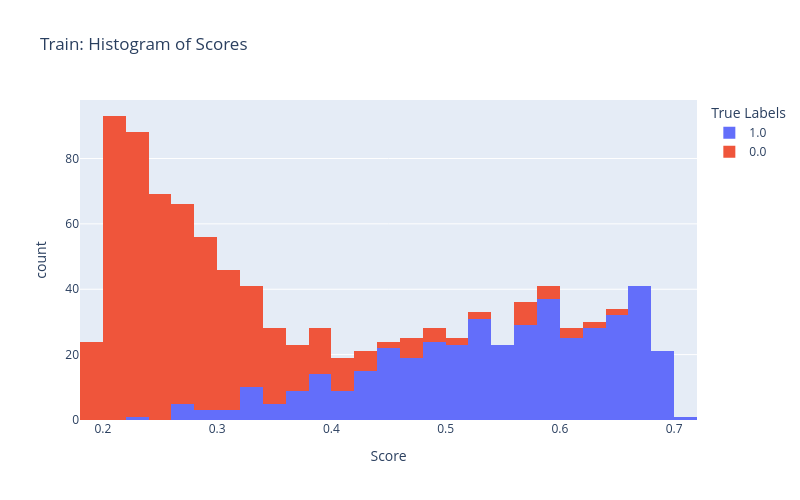
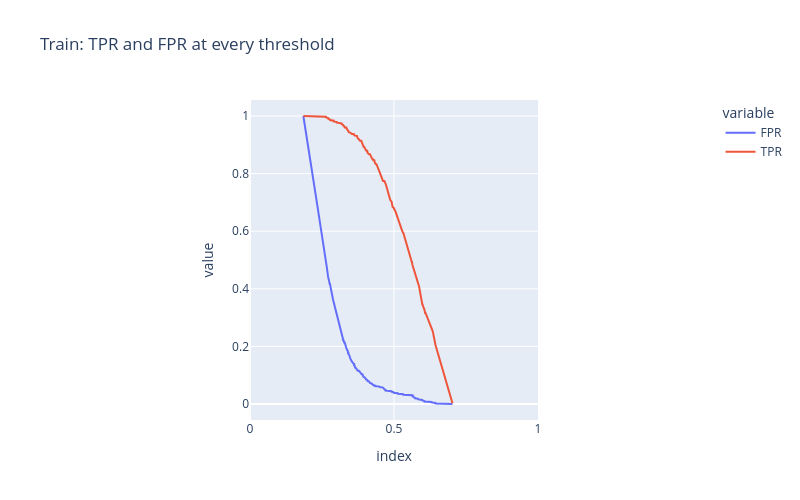
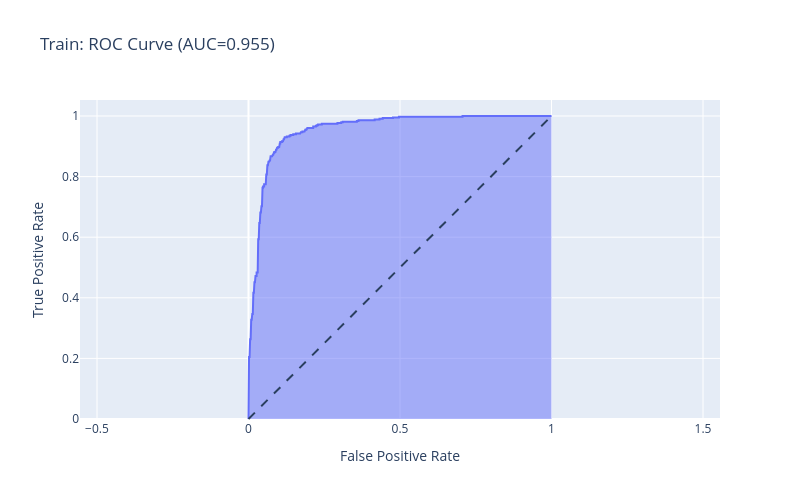
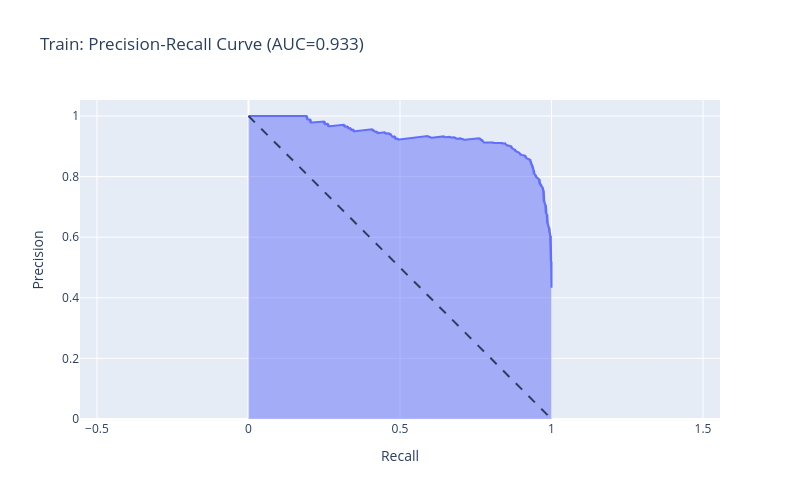

Notebook code for these charts, in order:
### Code cell
for y_true, y_score, name in [(train_y_true, train_y_score, 'Train'),
                               (val_y_true, val_y_score, 'Validation')]:
    plot_preliminary_plots(y_true, y_score, name)
    plot_roc_curve(y_true, y_score, name)
    plot_pr_curve(y_true, y_score, name)

### Figure 1 — Plotly figure (JSON) as saved in the notebook; plotly's stock layout.template omitted (floating-point values rounded to 4 significant figures; data arrays with more than 128 entries replaced by an {"elided": "..."} marker saying what was removed)
{"data": [{"bingroup": "x", "hovertemplate": "True Labels=1.0<br>Score=%{x}<br>count=%{y}<extra></extra>", "legendgroup": "1.0", "marker": {"color": "#636efa", "pattern": {"shape": ""}}, "name": "1.0", "nbinsx": 50, "orientation": "v", "showlegend": true, "type": "histogram", "x": {"elided": "430 float values"}, "xaxis": "x", "yaxis": "y"}, {"bingroup": "x", "hovertemplate": "True Labels=0.0<br>Score=%{x}<br>count=%{y}<extra></extra>", "legendgroup": "0.0", "marker": {"color": "#EF553B", "pattern": {"shape": ""}}, "name": "0.0", "nbinsx": 50, "orientation": "v", "showlegend": true, "type": "histogram", "x": {"elided": "562 float values"}, "xaxis": "x", "yaxis": "y"}], "layout": {"barmode": "relative", "height": 500, "legend": {"title": {"text": "True Labels"}, "tracegroupgap": 0}, "title": {"text": "Train: Histogram of Scores"}, "width": 800, "xaxis": {"anchor": "y", "domain": [0, 1], "title": {"text": "Score"}}, "yaxis": {"anchor": "x", "domain": [0, 1], "title": {"text": "count"}}}}

### Figure 2 — Plotly figure (JSON) as saved in the notebook; plotly's stock layout.template omitted (floating-point values rounded to 4 significant figures; data arrays with more than 128 entries replaced by an {"elided": "..."} marker saying what was removed)
{"data": [{"hovertemplate": "variable=FPR<br>index=%{x}<br>value=%{y}<extra></extra>", "legendgroup": "FPR", "line": {"color": "#636efa", "dash": "solid"}, "marker": {"symbol": "circle"}, "mode": "lines", "name": "FPR", "orientation": "v", "showlegend": true, "type": "scatter", "x": {"elided": "170 float values"}, "xaxis": "x", "y": {"elided": "170 float values"}, "yaxis": "y"}, {"hovertemplate": "variable=TPR<br>index=%{x}<br>value=%{y}<extra></extra>", "legendgroup": "TPR", "line": {"color": "#EF553B", "dash": "solid"}, "marker": {"symbol": "circle"}, "mode": "lines", "name": "TPR", "orientation": "v", "showlegend": true, "type": "scatter", "x": {"elided": "170 float values"}, "xaxis": "x", "y": {"elided": "170 float values"}, "yaxis": "y"}], "layout": {"height": 500, "legend": {"title": {"text": "variable"}, "tracegroupgap": 0}, "title": {"text": "Train: TPR and FPR at every threshold"}, "width": 800, "xaxis": {"anchor": "y", "constrain": "domain", "domain": [0, 1], "range": [0, 1], "title": {"text": "index"}}, "yaxis": {"anchor": "x", "domain": [0, 1], "scaleanchor": "x", "scaleratio": 1, "title": {"text": "value"}}}}

### Figure 3 — Plotly figure (JSON) as saved in the notebook; plotly's stock layout.template omitted (floating-point values rounded to 4 significant figures; data arrays with more than 128 entries replaced by an {"elided": "..."} marker saying what was removed)
{"data": [{"fillpattern": {"shape": ""}, "hovertemplate": "False Positive Rate=%{x}<br>True Positive Rate=%{y}<extra></extra>", "legendgroup": "", "line": {"color": "#636efa"}, "marker": {"symbol": "circle"}, "mode": "lines", "name": "", "orientation": "v", "showlegend": false, "stackgroup": "1", "type": "scatter", "x": {"elided": "170 float values"}, "xaxis": "x", "y": {"elided": "170 float values"}, "yaxis": "y"}], "layout": {"height": 500, "legend": {"tracegroupgap": 0}, "shapes": [{"line": {"dash": "dash"}, "type": "line", "x0": 0, "x1": 1, "y0": 0, "y1": 1}], "title": {"text": "Train: ROC Curve (AUC=0.955)"}, "width": 800, "xaxis": {"anchor": "y", "domain": [0, 1], "title": {"text": "False Positive Rate"}}, "yaxis": {"anchor": "x", "domain": [0, 1], "scaleanchor": "x", "scaleratio": 1, "title": {"text": "True Positive Rate"}}}}

### Figure 4 — Plotly figure (JSON) as saved in the notebook; plotly's stock layout.template omitted (floating-point values rounded to 4 significant figures; data arrays with more than 128 entries replaced by an {"elided": "..."} marker saying what was removed)
{"data": [{"fillpattern": {"shape": ""}, "hovertemplate": "Recall=%{x}<br>Precision=%{y}<extra></extra>", "legendgroup": "", "line": {"color": "#636efa"}, "marker": {"symbol": "circle"}, "mode": "lines", "name": "", "orientation": "v", "showlegend": false, "stackgroup": "1", "type": "scatter", "x": {"elided": "993 float values"}, "xaxis": "x", "y": {"elided": "993 float values"}, "yaxis": "y"}], "layout": {"height": 500, "legend": {"tracegroupgap": 0}, "shapes": [{"line": {"dash": "dash"}, "type": "line", "x0": 0, "x1": 1, "y0": 1, "y1": 0}], "title": {"text": "Train: Precision-Recall Curve (AUC=0.933)"}, "width": 800, "xaxis": {"anchor": "y", "domain": [0, 1], "title": {"text": "Recall"}}, "yaxis": {"anchor": "x", "domain": [0, 1], "scaleanchor": "x", "scaleratio": 1, "title": {"text": "Precision"}}}}
